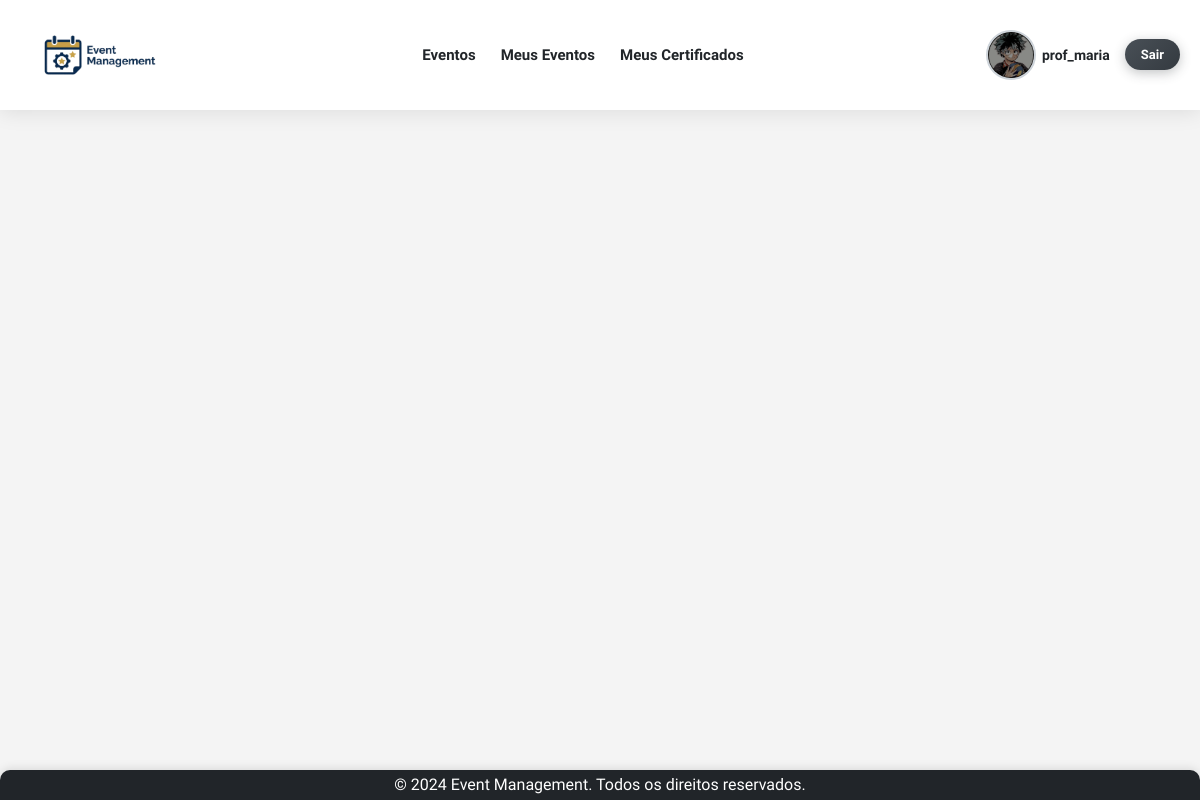
Screenshot of /base/ (signed in) with the database file from the repository.
### app/models.py (models this page shows, shortened)
class UserRegister(AbstractBaseUser):
    type_user_choices = [
        ('Estudante', 'Estudante'),
        ('Professor', 'Professor'),
        ('Organizador', 'Organizador'),
    ]
    username = models.CharField(max_length=150, unique=True)
    email = models.EmailField(unique=True)
    name = models.CharField(max_length=150)
    phone = models.CharField(max_length=20, blank=True, null=True)
    institution = models.CharField(max_length=150, blank=True, null=True)
    user_type = models.CharField(max_length=20, choices=type_user_choices, default ='Estudante', verbose_name="Tipo de Usuário")
    image = models.ImageField(upload_to='usuarios/', null=True, blank=True)
    USERNAME_FIELD = 'username' # Define 'username' como o campo usado para login.
    REQUIRED_FIELDS = ['email', 'name'] # Define os campos obrigatórios na criação de usuário (além de USERNAME_FIELD e password).
    objects = UserRegisterManager() # Associa o Manager customizado ao modelo.
    class Meta:
        db_table = 'user_register'
        ordering = ['username']
        verbose_name = 'Registro de Usuário'
        verbose_name_plural = 'Registros de Usuário'

### app/views.py (the view)
# urls.py: path('base/', views.base, name='base'),
def base(request):
    return render(request, 'base.html')

### app/templates/base.html (shortened to what this page needs)
{% load static %}
<!DOCTYPE html>
<html lang="pt-br">
<head>
    <link rel="stylesheet" type="text/css" href="{% static 'css/style.css' %}">
</head>
<body>
    <header class="header">
        {% block header %}
        <nav>
            <div class="nav-brand">
                <a href="{% url 'home' %}"><img class="logo" src="{% static 'img/logo.png' %}" alt="logo do sistema de Gerenciamento de Eventos"></a>
            </div>
            <ul class="nav-menu">
                <li><a id="event_button" href="{% url 'event_list' %}">Eventos</a></li>
                {% if user.is_authenticated %}
                    <li>
                        <a href="{% url 'event_subscribed' %}">Meus Eventos</a>
                    </li>
                    <li>
                        <a href="{% url 'certificate_list' %}">Meus Certificados</a>
                    </li>
                {% endif %}
            </ul>
            <div class="user-actions">
                {% if user.is_authenticated %}
                    <a class="profile-link" href="{% url 'profile' %}">
                        {% if user.image %}
                            <img class="user-avatar-menu" src="{{ user.image.url }}" alt="Avatar de {{ user.username }}">
                        {% else %}
                            <img class="user-avatar-menu" src="{% static 'img/default-avatar.jpg' %}" alt="Avatar padrão">
                        {% endif %}
                        <span class="profile-username">{{ user.username }}</span>
                    </a>
                    <a class="logout-link" href="{% url 'logout' %}">Sair</a>
                {% else %}
                    <a href="{% url 'login' %}">Entrar</a>
                    <a href="{% url 'register' %}">Registro</a>
                {% endif %}
            </div>
        </nav>
        {% endblock %}
    </header>
    <main>
    </main>
    <footer class="footer">
        {% block footer %}
            <p>&copy; 2024 Event Management. Todos os direitos reservados.</p>
        {% endblock %}
    </footer>
</body>
</html>

### static/css/style.css (style rules this page uses)
* { margin: 0; padding: 0; box-sizing: border-box; scroll-behavior: smooth; }
body { font-family: 'BioRhyme', serif; font-optical-sizing: auto; font-weight: 400; font-style: normal; font-variation-settings: "wdth" 100; background: #f4f4f4; color: #212529; overflow-x: hidden; min-height: 100vh; display: flex; flex-direction: column; }
.header { background: #ffffff; box-shadow: 0 2px 20px rgba(0, 0, 0, 0.1); padding: 0 20px; position: sticky; top: 0; z-index: 1000; }
.header nav { display: flex; align-items: center; justify-content: space-between; max-width: 1200px; margin: 0 auto; padding: 12px 0; }
.header ul { display: flex; list-style: none; margin: 0; padding: 0; align-items: center; gap: 25px; }
.logo { display: flex; align-items: center; justify-content: center; padding: 8px 16px; transition: all 0.4s ease; max-width: 160px; }
.header .nav-brand a::after { content: none; }
.header nav a { text-decoration: none; color: #212529; font-weight: 600; font-size: 15px; transition: all 0.3s ease; position: relative; padding: 6px 0; }
.header nav a::after { content: ''; position: absolute; bottom: 0; left: 0; width: 0; height: 2px; background: #0a58ca; transition: width 0.3s ease; }
.header .user-actions a::after { content: none; }
.user-actions { display: flex; align-items: center; gap: 15px; }
.profile-link { display: flex; align-items: center; gap: 6px; text-decoration: none; color: #212529; transition: all 0.3s ease; }
.user-avatar-menu { width: 50px; height: 50px; border-radius: 50%; object-fit: cover; border: 2px solid #ced4da; transition: all 0.3s ease; }
.profile-username { font-weight: 600; font-size: 14px; }
.user-actions a:not(.profile-link) { background: linear-gradient(135deg, #4c51bf 0%, #764ba2 100%); color: white; padding: 8px 16px; border-radius: 20px; font-weight: 700; font-size: 13px; text-decoration: none; transition: all 0.3s ease; box-shadow: 0 3px 12px rgba(76, 81, 191, 0.3); }
.logout-link { background: linear-gradient(135deg, #495057 0%, #343a40 100%) !important; box-shadow: 0 3px 12px rgba(52, 58, 64, 0.3) !important; }
main { flex: 1; min-height: calc(100vh - 200px); padding-bottom: 150px; width: 100%; }
.footer { background: #212529; color: #fff; text-align: center; padding: 15px 0; position: fixed; width: 100%; bottom: 0; left: 0; box-shadow: 0 -2px 8px rgba(0, 0, 0, 0.1); z-index: 1000; border-radius: 10px 10px 0 0; }
.footer p { margin: -10px; }

### rows the page displays
UserRegister: image (picture), username "prof_maria"
